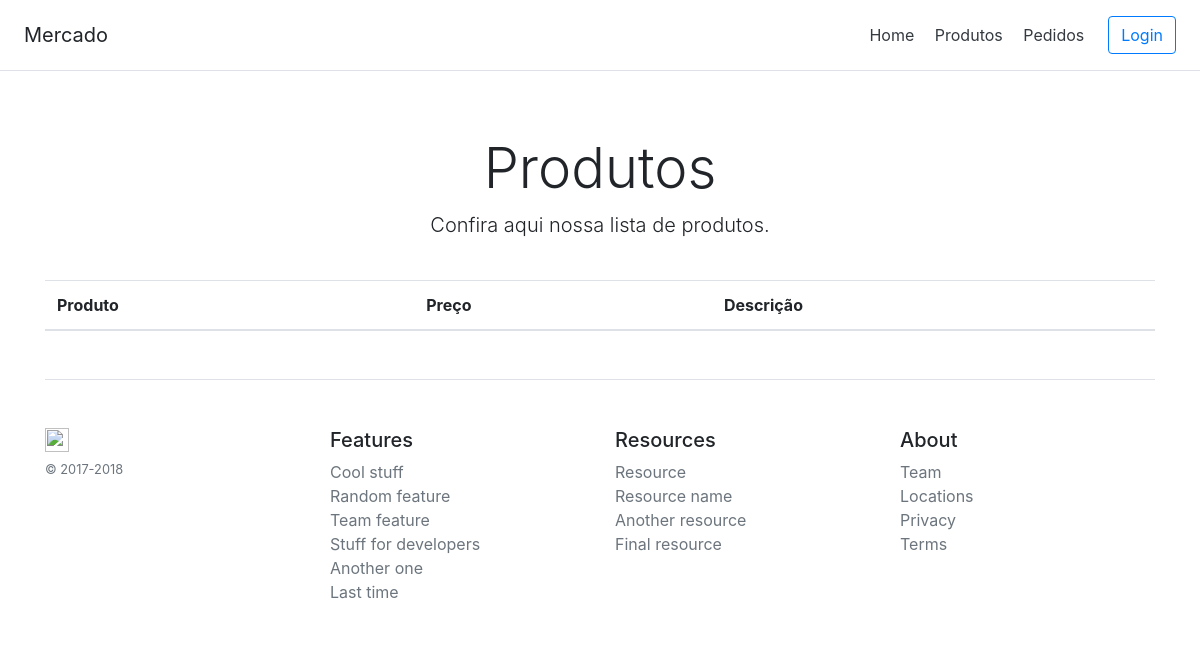
The page /produtos/ on the database as committed earlier.
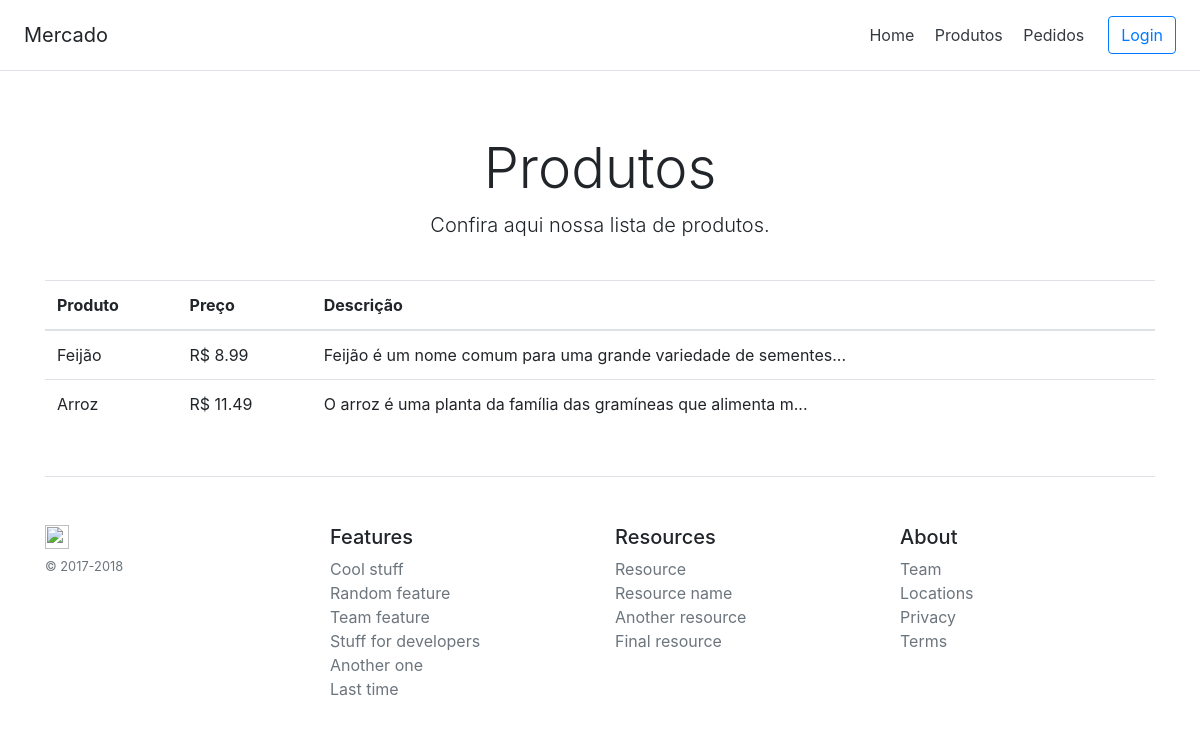
The same page on the database as committed later.
### core/models.py (models this page shows, shortened)
class Produto(models.Model):
    produto     = models.CharField('Nome Produto', max_length=20)
    descricao   = models.TextField('Descrição', max_length=500)
    preco       = models.DecimalField('Preço', decimal_places=2, max_digits=7)

### core/views.py (the view)
# urls.py: path('produtos/', views.produtos, name='produtos'),
def produtos(request):
    produtos = Produto.objects.all()
    context = {
        'produtos':produtos,
    }
    return render(request, 'core/produtos.html', context)

### core/templates/core/produtos.html
{% extends 'core/base.html' %}
{% block content %}
    <div class="pricing-header px-3 py-3 pt-md-5 pb-md-4 mx-auto text-center">
      <h1 class="display-4">Produtos</h1>
      <p class="lead">Confira aqui nossa lista de produtos.</p>
    </div>
    <div class="container">
      <table class="table table-hover">
        <thead>
          <tr>
            <th>Produto</th>
            <th>Preço</th>
            <th>Descrição</th>
          </tr>
        </thead>
        <tbody>
          {% for produto in produtos %}
          <tr>
            <td>{{ produto.produto }}</td>
            <td>R$ {{ produto.preco }}</td>
            <td>{{ produto.descricao|slice:":60" }}...</td>
          </tr>
          {% endfor %}
        </tbody>
      </table>
    </div>
{% endblock %}

### core/templates/core/base.html (shortened to what this page needs)
<!DOCTYPE html>
<html lang="en">
  <head>
    <link rel="stylesheet" href="https://maxcdn.bootstrapcdn.com/bootstrap/4.0.0/css/bootstrap.min.css">
  </head>
  {% block body %}
  <body>
    <div class="d-flex flex-column flex-md-row align-items-center p-3 px-md-4 mb-3 bg-white border-bottom box-shadow">
      <h5 class="my-0 mr-md-auto font-weight-normal">Mercado</h5>
      <nav class="my-2 my-md-0 mr-md-3">
        <a class="p-2 text-dark" href="{% url 'core:index' %}">Home</a>
        <a class="p-2 text-dark" href="{% url 'core:produtos' %}">Produtos</a>
        <a class="p-2 text-dark" href="{% url 'core:pedidos' %}">Pedidos</a>
      </nav>
      {% if user.is_authenticated %}
      <a class="btn btn-outline-danger" href="{% url 'core:logout' %}">Logout</a>
      {% else %}
      <a class="btn btn-outline-primary" href="{% url 'core:login' %}">Login</a>
      {% endif %}
    </div>
    {% block content %}
    {% endblock %}
    <div class="container">
      <footer class="pt-4 my-md-5 pt-md-5 border-top">
        <div class="row">
          <div class="col-12 col-md">
            <img class="mb-2" src="https://getbootstrap.com/assets/brand/bootstrap-solid.svg" alt="" width="24" height="24">
            <small class="d-block mb-3 text-muted">&copy; 2017-2018</small>
          </div>
          <div class="col-6 col-md">
            <h5>Features</h5>
            <ul class="list-unstyled text-small">
              <li><a class="text-muted" href="#">Cool stuff</a></li>
              <li><a class="text-muted" href="#">Random feature</a></li>
              <li><a class="text-muted" href="#">Team feature</a></li>
              <li><a class="text-muted" href="#">Stuff for developers</a></li>
              <li><a class="text-muted" href="#">Another one</a></li>
              <li><a class="text-muted" href="#">Last time</a></li>
            </ul>
          </div>
          <div class="col-6 col-md">
            <h5>Resources</h5>
            <ul class="list-unstyled text-small">
              <li><a class="text-muted" href="#">Resource</a></li>
              <li><a class="text-muted" href="#">Resource name</a></li>
              <li><a class="text-muted" href="#">Another resource</a></li>
              <li><a class="text-muted" href="#">Final resource</a></li>
            </ul>
          </div>
          <div class="col-6 col-md">
            <h5>About</h5>
            <ul class="list-unstyled text-small">
              <li><a class="text-muted" href="#">Team</a></li>
              <li><a class="text-muted" href="#">Locations</a></li>
              <li><a class="text-muted" href="#">Privacy</a></li>
              <li><a class="text-muted" href="#">Terms</a></li>
            </ul>
          </div>
        </div>
      </footer>
  </body>
  {% endblock body %}
</html>

Rows that differ between the two databases and show on the page:
added Produto: produto "Feijão", preco "8.99", descricao "Feijão é um nome comum para uma grande variedade de sementes"
added Produto: produto "Arroz", preco "11.49", descricao "O arroz é uma planta da família das gramíneas que alimenta m"
